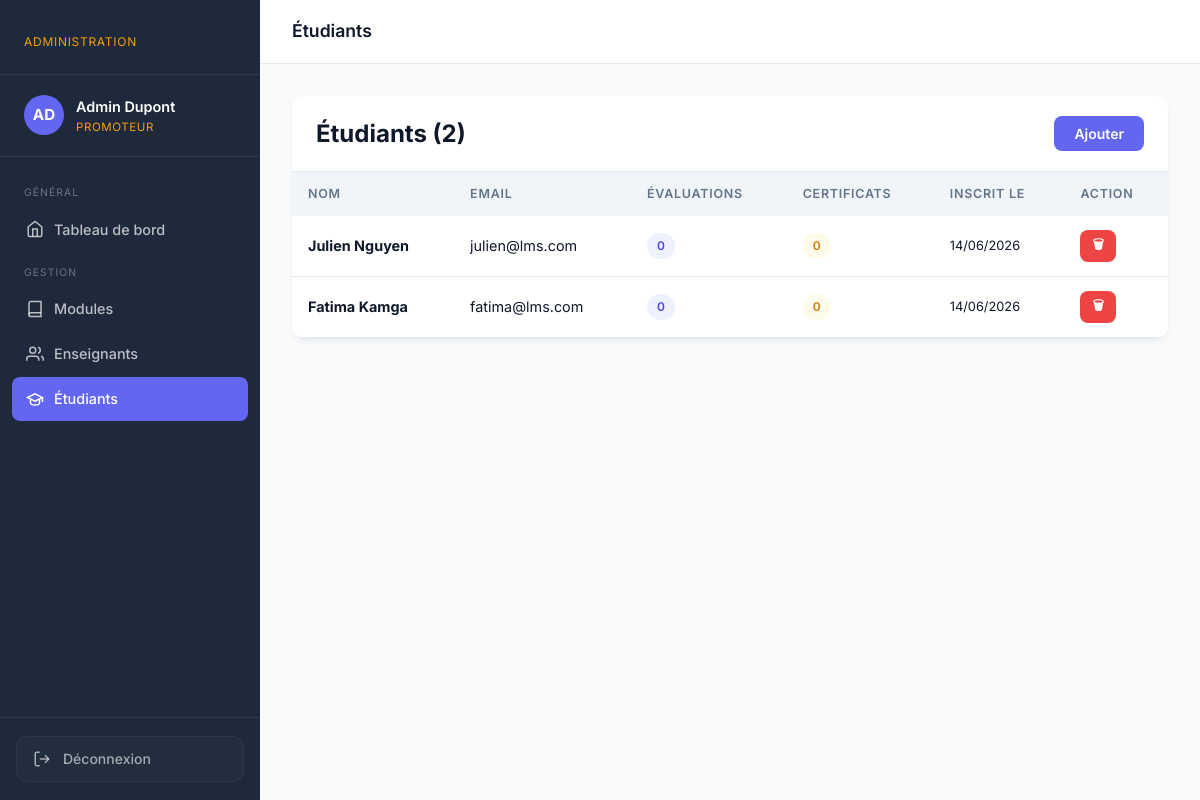
The app's page /admin/students.php (signed in) with its own data.
### tables this page shows
CREATE TABLE users (
    id          INT AUTO_INCREMENT PRIMARY KEY,
    nom         VARCHAR(100)  NOT NULL,
    prenom      VARCHAR(100)  NOT NULL,
    email       VARCHAR(191)  NOT NULL UNIQUE,
    password    VARCHAR(255)  NOT NULL,
    role        ENUM('admin','teacher','student') NOT NULL DEFAULT 'student',
    avatar      VARCHAR(255)  DEFAULT NULL,
    created_at  DATETIME      DEFAULT CURRENT_TIMESTAMP,
    updated_at  DATETIME      DEFAULT CURRENT_TIMESTAMP ON UPDATE CURRENT_TIMESTAMP
);

### admin/students.php (the view, shortened to what this page needs)
<?php
$db = getDB();
$students = $db->query(
  "SELECT u.*,
     (SELECT COUNT(*) FROM results WHERE student_id=u.id) AS nb_results,
     (SELECT COUNT(*) FROM certificates WHERE student_id=u.id) AS nb_certs
   FROM users u WHERE role='student' ORDER BY u.created_at DESC"
)->fetchAll();
?>
<!DOCTYPE html>
<html lang="fr">
<head>
  <link rel="stylesheet" href="../assets/css/style.css">
</head>
<body>
<div class="shell">
  <?php include '../includes/sidebar_admin.php'; ?>
  <div class="main-content">
    <header class="topbar">
      <span class="topbar-title">Étudiants</span>
    </header>
    <main class="page-body">
      <div class="card">
        <div class="card-header">
          <h2>Étudiants (<?= count($students) ?>)</h2>
          <button class="btn btn-primary" onclick="openModal('modal-add')"> Ajouter</button>
        </div>
        <div class="table-wrap">
          <table>
            <thead><tr><th>Nom</th><th>Email</th><th>Évaluations</th><th>Certificats</th><th>Inscrit le</th><th>Action</th></tr></thead>
            <tbody>
            <?php foreach ($students as $s): ?>
              <tr>
                <td><strong><?= htmlspecialchars($s['prenom'].' '.$s['nom']) ?></strong></td>
                <td><?= htmlspecialchars($s['email']) ?></td>
                <td><span class="badge badge-blue"><?= $s['nb_results'] ?></span></td>
                <td><span class="badge badge-amber"><?= $s['nb_certs'] ?></span></td>
                <td style="font-size:.8rem;"><?= date('d/m/Y', strtotime($s['created_at'])) ?></td>
                <td>
                  <form method="POST" style="display:inline;" onsubmit="return confirm('Supprimer cet étudiant ?')">
                    <button class="btn btn-danger btn-sm">🗑</button>
                  </form>
                </td>
              </tr>
            <?php endforeach; ?>
            </tbody>
          </table>
        </div>
      </div>
    </main>
  </div>
</div>
</body>
</html>

### assets/css/style.css (style rules this page uses)
:root { --primary: #4F46E5; --primary-light: #6366F1; --primary-dark: #0F172A; --sidebar-bg: #1E293B; --accent: #F59E0B; --accent-dark: #D97706; --success: #10B981; --danger: #EF4444; --warn: #F59E0B; --bg: #F8FAFC; --surface: #FFFFFF; --surface2: #F1F5F9; --border: #E2E8F0; --text: #0F172A; --text-muted: #64748B; --sidebar-w: 260px; --radius: 12px; --shadow: 0 4px 6px -1px rgba(0, 0, 0, 0.05), 0 2px 4px -2px rgba(0, 0, 0, 0.05); --shadow-lg: 0 10px 15px -3px rgba(0, 0, 0, 0.07), 0 4px 6px -4px rgba(0, 0, 0, 0.07); --transition: 0.2s cubic-bezier(0.4, 0, 0.2, 1); }
*, *::before, *::after { box-sizing: border-box; margin: 0; padding: 0; }
html { font-size: 16px; scroll-behavior: smooth; }
body { font-family: 'Inter', system-ui, sans-serif; background: var(--bg); color: var(--text); line-height: 1.6; min-height: 100vh; }
button { cursor: pointer; font-family: inherit; }
h1, h2, h3 { font-family: 'Inter', serif; line-height: 1.25; }
h2 { font-size: 1.5rem; }
.shell { display: flex; min-height: 100vh; }
.main-content { margin-left: var(--sidebar-w); flex: 1; display: flex; flex-direction: column; min-height: 100vh; }
.topbar { background: var(--surface); border-bottom: 1px solid var(--border); padding: 0 32px; height: 64px; display: flex; align-items: center; justify-content: space-between; position: sticky; top: 0; z-index: 50; }
.topbar-title { font-size: 1.1rem; font-weight: 600; }
.page-body { padding: 32px; flex: 1; }
.card { background: var(--surface); border-radius: var(--radius); box-shadow: var(--shadow); overflow: hidden; }
.card-header { padding: 20px 24px; border-bottom: 1px solid var(--border); display: flex; align-items: center; justify-content: space-between; flex-wrap: wrap; gap: 12px; }
.card-header h2, .card-header h3 { margin: 0; }
.table-wrap { overflow-x: auto; }
table { width: 100%; border-collapse: collapse; }
thead th { background: var(--surface2); padding: 12px 16px; text-align: left; font-size: .78rem; text-transform: uppercase; letter-spacing: .06em; color: var(--text-muted); font-weight: 600; }
tbody tr { border-bottom: 1px solid var(--border); transition: background var(--transition); }
tbody td { padding: 14px 16px; font-size: .9rem; }
.badge { display: inline-block; padding: 3px 10px; border-radius: 99px; font-size: .75rem; font-weight: 600; }
.badge-blue { background: #EEF2FF; color: var(--primary); }
.badge-amber { background: #FFFBEB; color: var(--accent-dark); }
.btn { display: inline-flex; align-items: center; gap: 6px; padding: 9px 20px; border-radius: 8px; font-size: .875rem; font-weight: 600; border: none; transition: var(--transition); white-space: nowrap; }
.btn-primary { background: var(--primary-light); color: #fff; }
.btn-danger { background: var(--danger); color: #fff; }
.btn-sm { padding: 5px 12px; font-size: .8rem; }

### records on screen
users: prenom+nom "Julien Nguyen", email "julien@lms.com", nb_results "0", nb_certs "0", created_at "14/06/2026"
users: prenom+nom "Fatima Kamga", email "fatima@lms.com", nb_results "0", nb_certs "0", created_at "14/06/2026"

### other values on screen
$initial "AD"
$user['prenom'] . ' ' . $user['nom'] "Admin Dupont"
count($students) "2"
